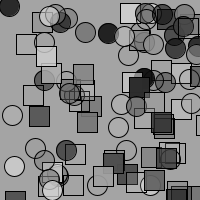
Frame 1 (no input)
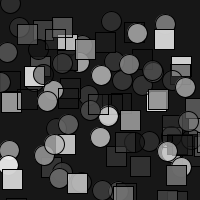
Frame 60 (the mouse pressed at the canvas centre just before this capture)
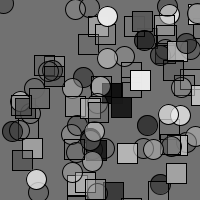
Frame 120 (the mouse held since frame 60 and released just before this capture)

The Processing sketch that drew these frames (run headless with seeded random() and noise(); from frame 60 on, the mouse is pressed at the canvas centre):

// Processing sketch: processing_82354
// ── processing_82354.pde

void setup()
{
  size(200,200);
  frameRate(10);
}
void draw()
{
background(int(random(255)),int(random(255)));
int x = 1;
while(x<49)
 {
   fill(int(random(255)),int(random(255)));
   rect(int(random(200)),int(random(200)),20,20);
   fill(int(random(255)),int(random(255)));
   ellipse(int(random(200)),int(random(200)),20,20);
x=x+1;
 }
}
